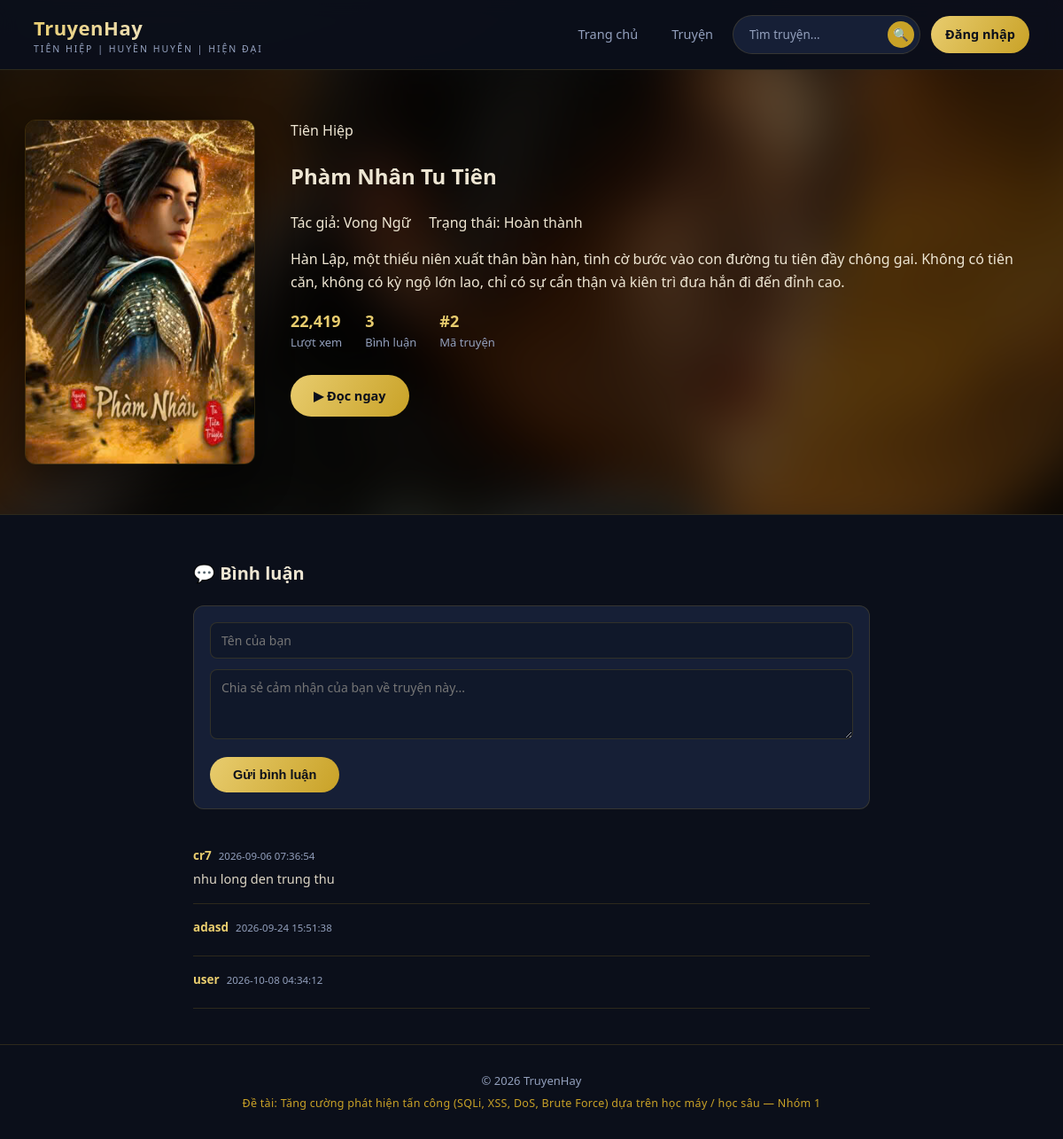
The app's page /truyen/2 with its own data.
### tables this page shows
CREATE TABLE truyen (
            id INTEGER PRIMARY KEY AUTOINCREMENT,
            title TEXT NOT NULL,
            author TEXT NOT NULL,
            category TEXT NOT NULL,
            description TEXT,
            image TEXT,
            views INTEGER DEFAULT 0,
            status TEXT NOT NULL DEFAULT "Đang ra",
            create_at TIMESTAMP DEFAULT CURRENT_TIMESTAMP
        );

CREATE TABLE comments (
            id INTEGER PRIMARY KEY AUTOINCREMENT,
            truyen_id INTEGER NOT NULL,
            username TEXT NOT NULL,
            content TEXT NOT NULL,
            created_at TIMESTAMP DEFAULT CURRENT_TIMESTAMP,
            FOREIGN KEY (truyen_id) REFERENCES truyen(id)
        );

### app.py (the view, shortened to what this page needs)
@app.route("/truyen/<truyen_id>", methods=["GET", "POST"])
def truyen_detail(truyen_id):
    db = get_db()
    cur = db.cursor()
    if request.method == "GET": #GET
        sql = ("SELECT * FROM truyen WHERE id = {t_id}").format(t_id=truyen_id)
        try: #Lay truyen
            truyen = run_query(sql, fetch="one")
        except sqlite3.Error as e:
            return f"Loi: {e}", 400
        if truyen == None:
            return "Không tìm thấy truyện !", 404
        try: #UPDATE views
            u_sql = "UPDATE truyen SET views = views + 1 WHERE id = {t_id}".format(t_id=truyen_id)
            run_query(u_sql, fetch="none")
        except sqlite3.Error as e:
            pass
        try: #Comments
            cmt_sql = ("SELECT * FROM comments WHERE truyen_id = {id} ORDER BY id"
                       ).format(id=truyen_id)
            comments = run_query(cmt_sql)
        except sqlite3.Error as e:
            comments =[]
        return render_template("truyen_detail.html", truyen=truyen, comments=comments)

### app.py (called while the page is built)
def get_db():
    if "db" not in g:
        g.db = sqlite3.connect(DB_PATH)
        g.db.row_factory = sqlite3.Row
    return g.db

def run_query(query, fetch="all"):
    db = get_db()
    cur = db.cursor()
    cur.execute(query)
    if fetch == "all":
        rows = cur.fetchall()
        return rows
    elif fetch == "one":
        row = cur.fetchone()
        return row
    else:
        db.commit()
        return None

### templates/truyen_detail.html (shortened to what this page needs)
<!DOCTYPE html>
<html lang="vi">
<head>
<link rel="stylesheet" href="{{ url_for('static', filename='style.css') }}">
</head>
<body>
<header class="site-header">
  <div class="header-inner">
    <a href="{{ url_for('index') }}" class="brand">
      <div>
        <div class="brand-text">TruyenHay</div>
        <div class="brand-sub">Tiên hiệp | Huyền huyễn | Hiện đại</div>
      </div>
    </a>
    <nav class="main-nav">
      <a href="{{ url_for('index') }}">Trang chủ</a>
      <a href="{{ url_for('truyen_list') }}">Truyện</a>
      <form class="search-form" action="{{ url_for('truyen_list') }}" method="get">
        <input type="text" name="q" placeholder="Tìm truyện...">
        <button type="submit" aria-label="Tìm kiếm">🔍</button>
      </form>
      {% if session.get('username') %}
        <a href="{{ url_for('logout') }}">Đăng xuất ({{ session.get('username') }})</a>
      {% else %}
        <a href="{{ url_for('login') }}" class="cta">Đăng nhập</a>
      {% endif %}
    </nav>
  </div>
</header>
<section class="detail-hero">
  {% set cover_img = truyen['image'] if truyen['image'] else 'tiennghich.jpg' %}
  {% set cover_url = url_for('static', filename='images/' + cover_img) %}
  <div class="detail-hero-bg" style="background-image: url('{{cover_url}}');"></div>
  <div class="detail-inner">
    <div class="detail-cover">
      <img src="{{cover_url}}" alt="{{ truyen.title }}">
    </div>
    <div class="hero-info">
      <span class="category-tag">{{ truyen['category']}}</span>
      <h1>{{ truyen['title'] }}</h1>
      <div class="author">Tác giả: {{ truyen['author'] }} &nbsp; &nbsp; Trạng thái: {{ truyen['status'] }}</div>
      <p class="desc">{{ truyen['description'] }}</p>
      <div class="stat-row">
        <div class="stat"><b>{{ "{:,}".format(truyen['views'] or 0) }}</b>Lượt xem</div>
        <div class="stat"><b>{{ comments|length }}</b>Bình luận</div>
        <div class="stat"><b>#{{ truyen['id'] }}</b>Mã truyện</div>
      </div>
      <a href="#doc" class="btn btn-primary">▶ Đọc ngay</a>
    </div>
  </div>
</section>
<div class="comments-wrap" id="doc">
  <h2>💬 Bình luận</h2>
  <form class="comment-form" method="post" action="{{ url_for('truyen_detail', truyen_id=truyen['id']) }}">
    <input type="text" name="username" placeholder="Tên của bạn"
           value="{{ session.get('username', '') }}" required>
    <textarea name="content" rows="3" placeholder="Chia sẻ cảm nhận của bạn về truyện này..." required></textarea>
    <button type="submit" class="btn btn-primary">Gửi bình luận</button>
  </form>
  {% for c in comments %}
  <div class="comment-item">
    <div class="who">{{ c.username }}<span class="when">{{ c.created_at }}</span></div>
    <div class="body">{{ c.content|safe }}</div>
  </div>
  {% else %}
  <p style="color:var(--muted);">Chưa có bình luận nào. Hãy là người đầu tiên!</p>
  {% endfor %}
</div>
<footer class="site-footer">
  <div>© 2026 TruyenHay</div>
  <div class="project-line">Đề tài: Tăng cường phát hiện tấn công (SQLi, XSS, DoS, Brute Force) dựa trên học máy / học sâu — Nhóm 1</div>
</footer>
</body>
</html>

### records on screen
truyen: category "Tiên Hiệp", title "Phàm Nhân Tu Tiên", author "Vong Ngữ", status "Hoàn thành", description "Hàn Lập, một thiếu niên xuất thân bần hàn, tình cờ bước vào con đường tu tiên đầy chông gai. Không có tiên căn, không có kỳ ngộ lớn lao, chỉ có sự cẩn thận và kiên trì đưa hắn đi đến đỉnh cao.", views "22,419", id "2"
comments: username "cr7", created_at "2026-09-06 07:36:54", content "nhu long den trung thu"
comments: username "adasd", created_at "2026-09-24 15:51:38"
comments: username "user", created_at "2026-10-08 04:34:12"

### other values on screen
{{ comments|length }} "3"
